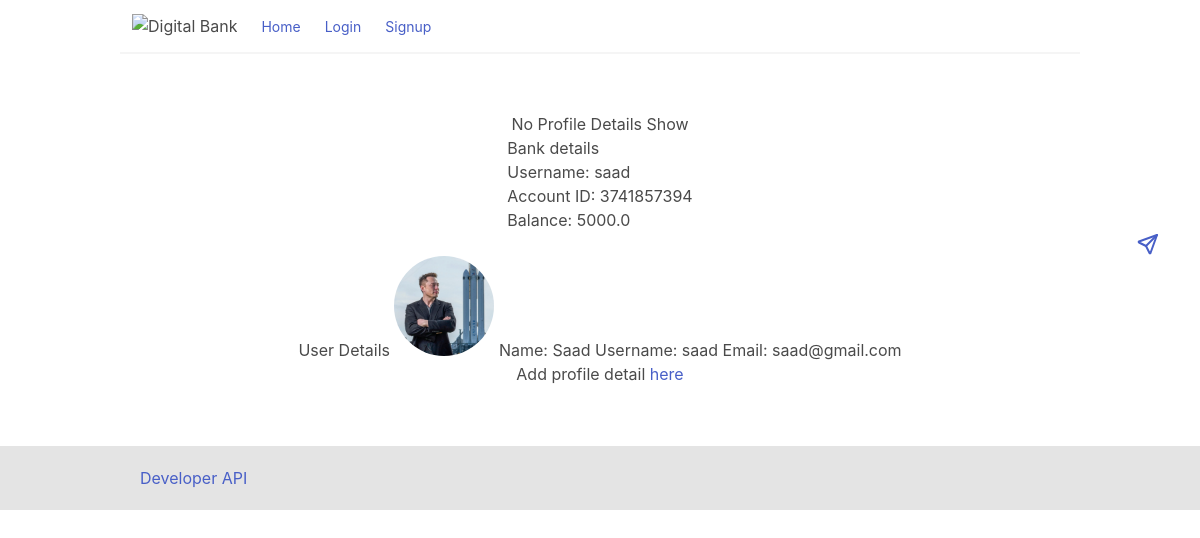
Before: /profile/saad/ with the older database file.
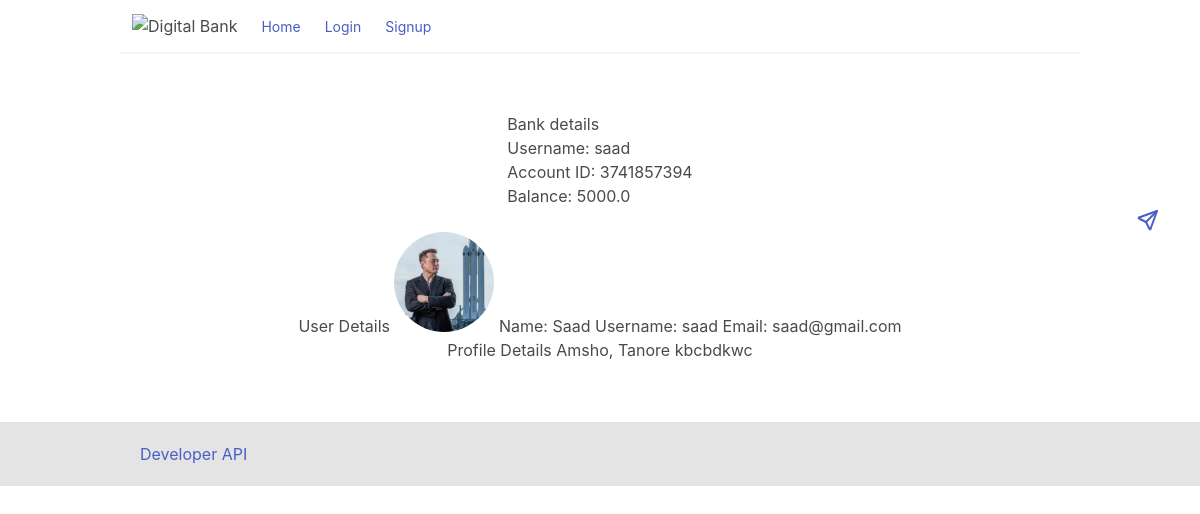
After: the same page with the newer database file.
### base/models.py (models this page shows, shortened)
class Profile(models.Model):
    user = models.OneToOneField(User, on_delete=models.CASCADE)
    address = models.CharField(max_length=200)
    bio = models.TextField(null=True)

### base/views.py (the view)
# urls.py: path('profile/<str:username>/', views.get_profile),
def profile(request, username):
    user = User.objects.get(username=username)
    try:
        previous_bank_account = BankAccount.objects.get(user=user)
    except:
        previous_bank_account = ''
        messages.info(
            request, 'Hello Mr. {}, you have no bank account.'.format(username))
        return render(request, 'profile.html')
    try:
        user = User.objects.get(username=username)
    except:
        user = ''
        messages.info(request, 'No User Details Show')
    try:
        profile = Profile.objects.get(user=user)
    except:
        profile = ''
        messages.info(request, 'No Profile Details Show')
    data = get_transaction(request)
    count = data['count']
    context = {'previous_bank_account': previous_bank_account,
               'user': user, 'profile': profile, 'username': username,
               'count': count}
    return render(request, 'profile.html', context)

### base/utils.py (called while the page is built)
def get_transaction(request):
    transactions = Ledger.objects.filter(
        sender='da') or Ledger.objects.filter(receiver='da')
    count = transactions.count()
    no_tran = ''
    if not transactions:
        no_tran = 'No transaction'
    return {'transactions': transactions, 'count': count, 'no_tran': no_tran}

### templates/profile.html (shortened to what this page needs)
{% extends 'base.html' %}
{% load static %}
{% block content %}
<main>
    <div class="user-profile">
        {% if messages %}
        {% for message in messages %}
        {{message}}
        {% endfor %}
        {% endif %}
        {% if previous_bank_account.user %}
        <div class="bank-detail">
            Bank details
            <br>
            Username: {{previous_bank_account.user.username}} <br>
            Account ID: {{previous_bank_account.account_id}} <br>
            Balance: {{previous_bank_account.balance}} <br>
            <a href="{% url 'friend_transfer' previous_bank_account.account_id %}">
            </a>
            <br>
        </div>
        {% else %}
        Hey Mr. {{ username }}, you have no bank account. Create your bank account here
        <a href="{% url 'bank-account' %}">Bank Account</a>
        {% endif %}
        {% if user.username == username %}
        <div class="user-detail">
            User Details
            <img src="{{ user.avater.url }}" alt="{{user.username}}"
                style="height: 100px; width: 100px; object-fit: cover; border-radius: 50%;" />
            Name: {{ user.name }}
            Username: {{ user.username }}
            Email: {{ user.email }}
            {% else %}
            <p>Add user detail <a href="{% url 'edit-user' request.user.username %}">here</a></p>
            {% endif %}
        </div>
        {% if profile.user.username == username %}
        <div class="profile-detail">
            Profile Details
            {{ profile.address }}
            {{ profile.bio }}
        {% else %}
            <p>Add profile detail <a href="{% url 'edit-profile' username %}">here</a></p>
        {% endif %}
        </div>
    </div>
</main>
{% endblock content %}

Changed rows visible on the page:
added Profile: address "Amsho, Tanore", bio "kbcbdkwc"
Other visible differences:
text no longer shown: "Add profile detail here"
text now shown: "Profile Details"
list line gone: "No Profile Details Show"
